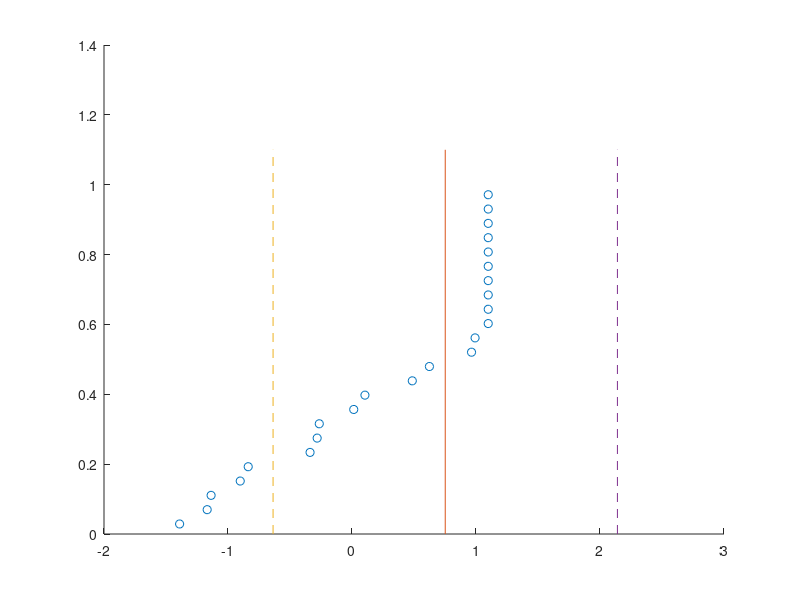

Reproduce this figure in MATLAB. (Note: this script raises an error after producing the figure.)
% how to determine average and stdev values corrected for right censored data
% 
% formulas and procedure taken from J.A. Lechner, 1991, "Estimators for Type-II Censored (Log)Normal Samples"
% available from https://ieeexplore.ieee.org/stamp/stamp.jsp?arnumber=106773&casa_token=Poz-A3d7t3IAAAAA:kKbf7mRVgaq9PTE_LPs3d8xw28DxIU5kXxOsDlDbuYUAPub2KlCDK9utpvK4TGWH9ZELSP5Utz4&tag=1
close all
pkg load statistics  % script works with octave only and not matlab

% data which was not interrupted: x ln(times) [[ example data taken from table C.5 in Jedec Std. JESD37A
##x=log([0.499,0.55,0.561,0.6702,0.708,0.797,0.885,0.938,0.985,1.134,1.281,...
##       1.287,1.609,1.747,2.124,2.197,2.251,3.073,3.215,3.874,6.55,7.698 ]);
##% data which was interrupted: y ln(times) 
##y=log([8 8]);

##% BL CORNER
##x=log([0.951,1.545,2.371,2.949,3.347,3.349,3.523,5.765,6.592,13.196,15.108,...
##       23.433 ]);
##% data which was interrupted: y ln(times) 
##y=log([25,25,25,25,25,25,25,25,25,25,25,25]);
##
##%TL CORNER
##x=log([0.698,0.883,1.093,1.167,1.62,2.327,3.786,4.239,5.997,6.549,8.574,...
##       12.799,13.914,14.63,14.808,17.772]);
##% data which was interrupted: y ln(times) 
##y=log([20,20,20,20,20,20,20,20]);
##
##%BR CORNER
##x=log([0.547,0.842,0.868,1.405,1.434,1.596,3.462,4.803,8.393,18.819,18.948,21.617,21.984,24.38]);
##% data which was interrupted: y ln(times) 
##y=log([25,25,25,25,25,25,25,25,25,25]);

##%SnAgCu TR Corner
x=log([0.249,0.311,0.321,0.406,0.433,0.713,0.755,0.768,1.014,1.11,1.626,1.867,2.622,2.698]);
% data which was interrupted: y ln(times) 
y=log([3,3,3,3,3,3,3,3,3,3]);


N=length(x)+length(y);K=length(x);
% normal cumulative distribution function in octave is normcdf  
% normcdf(z0) = 1/2*erfc(-z0/sqrt(2))  [[ see https://en.wikipedia.org/wiki/Error_function#Cumulative_distribution_function ]]
% inverse of normcdf is probit funzction
z0=-norminv(K/N);%-.7128;  % norminv; I had to put a - in front of the probit fct to avoid complex result
% define z0 by gauf(z0)=K/N; % gauf is the cumulative distribution function
% (wikipedia) use the inverse of normcdf  is known as the normal quantile function, or probit function and may be expressed in terms of the inverse error function as

F=K/N;
function retval=gaud(x); % see p. 87pdf, 5-1 section, in https://apps.dtic.mil/dtic/tr/fulltext/u2/a027372.pdf
  retval=exp(-x^2/2)/sqrt(2*pi);
endfunction
M=mean(x);
Cr=y(1);%sqrt([x(end)*y(1)]); % censoring point
S=std(x);% stdev of observed x's
SRML=1/2*(z0*(Cr-M)+(z0^2*(Cr-M)^2+4*((Cr-M)^2+(1-1/K)*S^2))^0.5);
alpha=(N/K)*gaud(z0);
SPR_biased=((K-1)*S^2/K+alpha*(alpha-z0)*SRML^2)^0.5
MPR=M+alpha*SRML
SPR_unbiased=K/(K-1)*(1.8*N+5)/(1.8*N+6)*SPR_biased
CMPR=MPR+(.98/K+.068/K/F-1.15/N)*SPR_unbiased
expSPR=exp(SPR_biased)
expMPR=exp(MPR)
expCSPR=exp(SPR_unbiased)
expCMPR=exp(CMPR)
disp(['biased estimate of  t50 : ' num2str(expMPR) ' units; +-1-sigma range: ' num2str(exp(MPR-SPR_biased)) '-' num2str(exp(MPR+SPR_biased)) ' units'])
disp(['unbiased estimate of t50: ' num2str(expCMPR) ' units; +-1-sigma range: ' num2str(exp(CMPR-SPR_unbiased)) '-' num2str(exp(CMPR+SPR_unbiased)) ' units'])

% KS Test
P=([1:N]-.3)/(N+.4);
P_x = P(1:length(x));
Z = (x - CMPR)/SPR_unbiased;
P_predicted = normcdf(Z);
CDF_diff = abs(P_x - P_predicted);
CDF_diff_max = max(CDF_diff)

% Plotting
figure;
plot([x y],P,'o',[CMPR CMPR],[0 1.1],[CMPR CMPR]-SPR_unbiased,[0 1.1],'--',[CMPR CMPR]+SPR_unbiased,[0 1.1],'--',y,[0 1.1],'k')
set(gca, 'Fontsize', 18)
xlabel('ln(Time)','FontSize',22); 
ylabel('Cumulative Probability','FontSize',22);
title('mean +- stdev corrected for censoring according to Persson-Rootzen','FontSize',22);

%norminv converts cum prob to Z
%normcdf converts Z to cum prob

##[ax,h1,h2] = plotyy(1, 1, 1, 1, @semilogx, @semilogx);
##set(ax,{'ycolor'},{'b';'r'})
##set(ax, 'Fontsize', 18)
##hold(ax(1),'on')
##scatter(ax(1), exp(x), P_x, 'b');
##scatter(ax(1), exp([ y]),P(end-length(y)+1:end),'r')% plot censored data
##line(ax(1), exp([ y]),P(end-length(y)+1:end), "linestyle", "-", "color", "r")% plot censored data
##%line(ax(1), exp(x), yf, "linestyle", "-", "color", "b");% fitting
##%line(ax(1), exp(x), yf+D, "linestyle", "--", "color", "b");% fitting error
##%line(ax(1), exp(x), yf-D, "linestyle", "--", "color", "b");% fitting error
##
##line(ax(1), exp(x), normcdf(Z), "linestyle", "-", "color", "k");% fitting error
##
##normcdf(Zi=[-1.5:.5:2])
##for j=1:length(Zi);
##  line(ax(1),[9 10],[normcdf(Zi(j)) normcdf(Zi(j))],"linestyle", "-", "color", "k");
##  text(10,normcdf(Zi(j)),num2str(Zi(j))) 
##endfor
##
##line(ax(2), exp(x), Z, "linestyle", "--", "color", "r");
##
##xlabel('Time [h]','FontSize',22);
##ylabel(ax(1), 'Cum. Prob','FontSize',22 );
##ylabel(ax(2), 'Z','FontSize',22);
##title('TTF on Log Scale with PR fit line','FontSize',22);


figure;
semilogx(exp([x y]),P,'o',exp([ y]),P(end-length(y)+1:end),'r',exp([ y]),P(end-length(y)+1:end),'r*',exp([CMPR CMPR]),[0 1],exp([CMPR CMPR] - SPR_unbiased),[0 1],'--',exp([CMPR CMPR] + SPR_unbiased),[0 1],'--')
set(gca, 'Fontsize', 18)
xlabel('Time [h]','FontSize',22);
ylabel('Cumulative Probability','FontSize',22);
title('mean +- stdev corrected for censoring as per Persson-Rootzen','FontSize',22);



semilogx(exp(x),Z)
hold on
scatter(exp(x), norminv(P_x), 'b'); 
scatter(exp([ y]),norminv(P(end-length(y)+1:end)),'r')% plot censored data
line([exp(x(end)) exp(x(end))],[-2 2],"linestyle", "--","color",'k')
##line(exp(x), Z+norminv(CDF_diff_max), "linestyle", "--", "color", "b");% fitting error
##line(exp(x), Z-norminv(CDF_diff_max), "linestyle", "--", "color", "b");% fitting error
Pi=[0:.1:1]
for j=1:length(Pi);
  text(0.07,norminv(Pi(j)),strcat(num2str(Pi(j)),'-'),"Fontsize",15) 
endfor
set(gca, 'Fontsize', 22)
ylabel('Z','FontSize',25);
set(gca,'YAxisLocation','right');
xlabel('Time [h]','FontSize',25);
